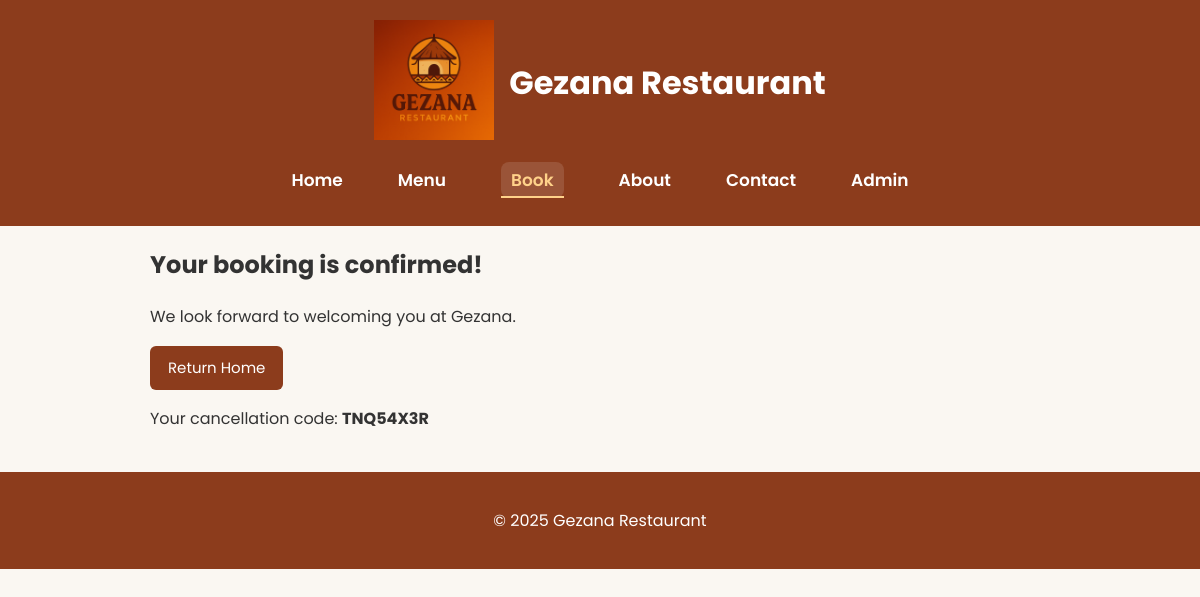
Page /booking-success/ on the earlier database version.
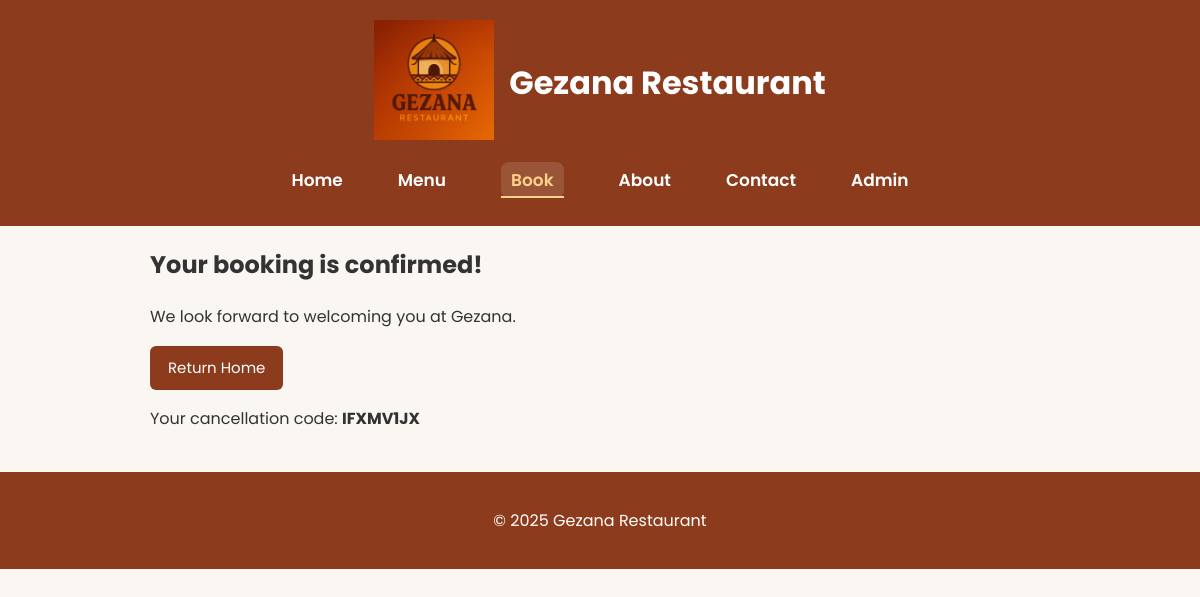
Same page on the later database version.
### gezana_app/models.py (models this page shows, shortened)
class Booking(models.Model):
    name = models.CharField(max_length=100)
    email = models.EmailField()
    phone = models.CharField(max_length=20, blank=True)
    guests = models.PositiveIntegerField()
    date = models.DateField()
    time = models.TimeField()
    table = models.ForeignKey(Table, on_delete=models.SET_NULL, null=True, blank=True)
    reference = models.CharField(max_length=8, unique=True, blank=True)

### gezana_app/views.py (the view)
# urls.py: path("booking-success/", views.booking_success, name="booking_success"),
def booking_success(request):
    last_booking = Booking.objects.last()
    return render(request, "gezana_app/booking_success.html", {"booking": last_booking})

### gezana_app/templates/gezana_app/booking_success.html (shortened to what this page needs)
{% extends "gezana_app/base.html" %}
{% block content %}
<h2>Your booking is confirmed!</h2>
<p>We look forward to welcoming you at Gezana.</p>
<a href="{% url 'gezana_app:home' %}" class="button">Return Home</a>
<p>Your cancellation code: <strong>{{ booking.reference }}</strong></p>
{% endblock %}

Differences in the rows shown:
no longer on this page (row unchanged): Booking: reference "TNQ54X3R"
added Booking: reference "IFXMV1JX"
